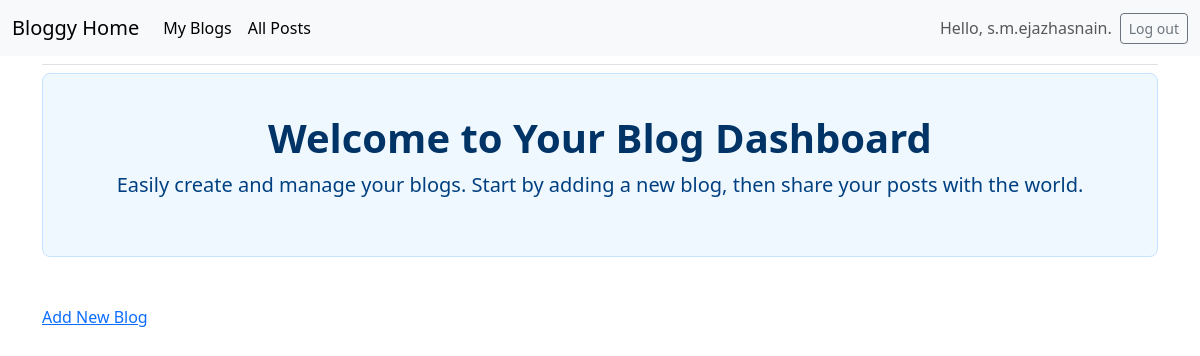
Page /blogs/ (signed in) on the earlier database version.
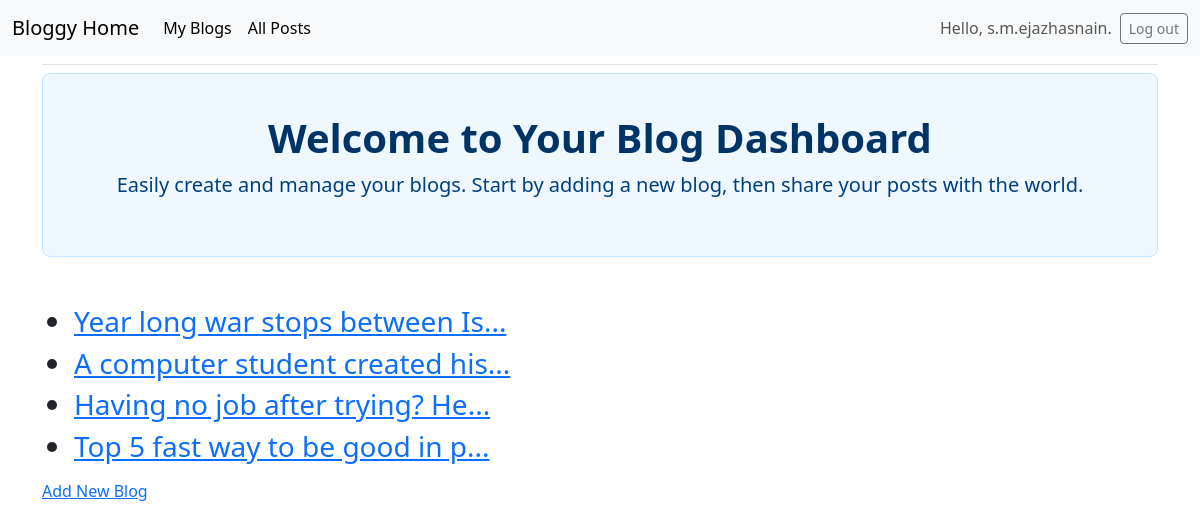
Same page on the later database version.
### blogs/models.py (models this page shows)
class blog_name(models.Model):
    b_name=models.CharField(max_length=100)
    date=models.DateTimeField(auto_now_add=True)
    user=models.ForeignKey(User,on_delete=models.CASCADE) # Connecting data to certain users. Still other logged in users can access other peoples data through url.
    def __str__(self):
        if len(self.b_name)>30:
            return f'{self.b_name[:30]}...'
        else:
            return f"{self.b_name}"

### blogs/views.py (the view)
# urls.py: path('blogs/',views.all_blogs,name='all_blogs'),
@login_required # TO make it work add login_url in settings
@never_cache
def all_blogs(request):
    name=blog_name.objects.filter(user=request.user) # left user is a foreign key.
    context={'blog_names':name}
    return render(request,'blogs/blogs.html',context)

### blogs/templates/blogs/blogs.html
{% extends "blogs/base.html" %}
{% block content %}
<div class="p-4 mb-5" style="background-color: #f0f8ff; border: 1px solid #c4e3ff; border-radius: .5rem;">
    <div class="container-fluid text-center py-3">
        <h1 class="display-7 fw-bold" style="color: #003366;">Welcome to Your Blog Dashboard</h1>
        <p class="lead" style="color: #004080;">Easily create and manage your blogs. Start by adding a new blog, then
            share your posts with the world.</p>
    </div>
</div>
<ul>
    {%for x in blog_names%}
    <h3>
        <li>
            <a href="{% url 'blogs:blogs' x.id%}">
                {{x}}
            </a>
        </li>
    </h3>
    {%endfor%}
</ul>
<a href="{%url 'blogs:new_blogs'%}" style="padding-bottom: 10%;">Add New Blog</a>
{% endblock content %}

Differences in the rows shown:
now on this page (row edited): blog_name: b_name "Year long war stops between Is..."
now on this page (row edited): blog_name: b_name "A computer student created his..."
now on this page (row edited): blog_name: b_name "Having no job after trying? He..."
now on this page (row edited): blog_name: b_name "Top 5 fast way to be good in p..."
